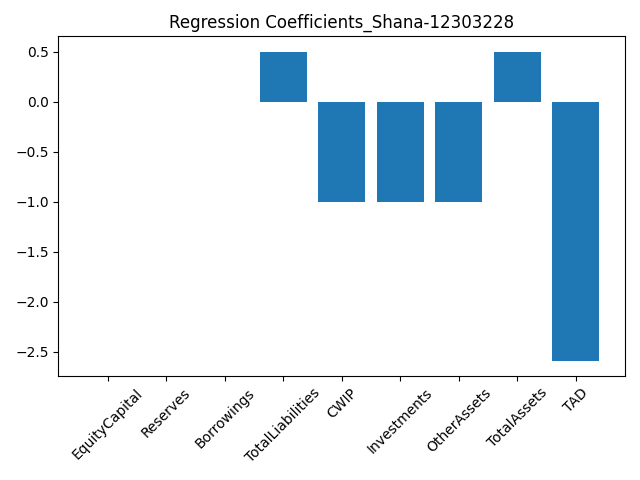

Source code (Python):
import pandas as pd
import statsmodels.api as sm
import matplotlib.pyplot as plt

df = pd.read_csv("Dataset/mahindra.csv")

df.columns = df.columns.str.strip()

# Automatically find FixedAssets column
fa = [c for c in df.columns if "fixed" in c.lower() and "asset" in c.lower()][0]

# Dependent variable
y = df[fa]

# Independent variables (numeric only)
X = df.select_dtypes("number").drop(columns=[fa], errors="ignore")

# Remove columns containing 'other' and 'liab'
X = X.drop(columns=[c for c in X.columns if "other" in c.lower() and "liab" in c.lower()],
           errors="ignore")

# Add constant
model = sm.OLS(y, sm.add_constant(X), missing="drop").fit()

print(model.summary())

# Bar chart of coefficients
coef = model.params.drop("const", errors="ignore")

plt.bar(coef.index, coef.values)
plt.xticks(rotation=45)
plt.title("Regression Coefficients_Shana-12303228")
plt.tight_layout()
plt.show()
